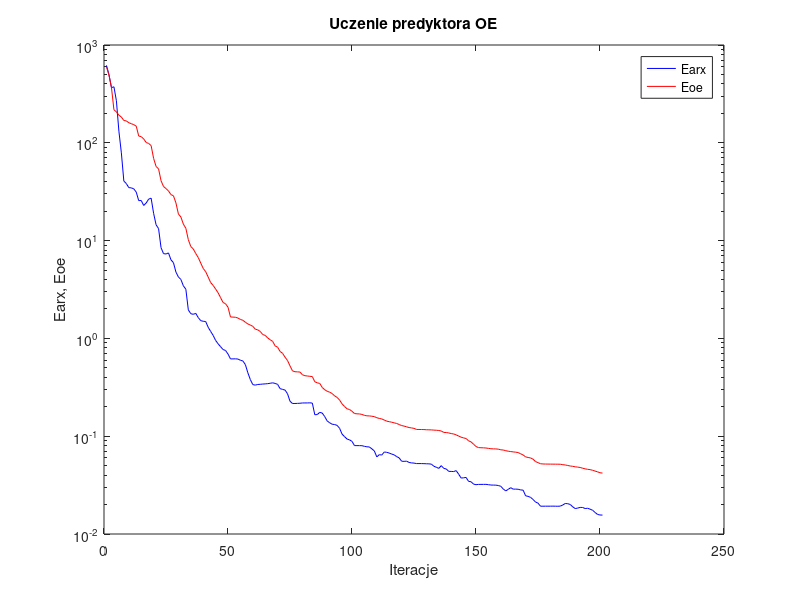
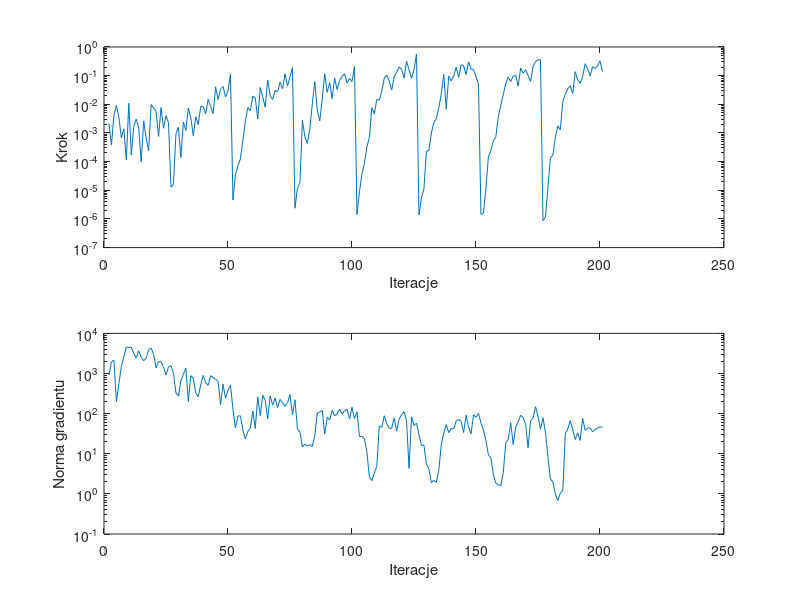

MATLAB code for these plots, in order:
%uczenie predyktora oe
clear all;
n=0; farx(n+1)=6.191375e+002; foe(n+1)=5.969726e+002; wspucz(n+1)=0.000000e+000; ng(n+1)=0.000000e+000;
%odnowa zmiennej metryki
n=1; farx(n+1)=4.979920e+002; foe(n+1)=4.935405e+002; krok(n+1)=2.104259e-003; ng(n+1)=9.237110e+002;
n=2; farx(n+1)=3.664532e+002; foe(n+1)=3.692153e+002; krok(n+1)=3.870231e-004; ng(n+1)=1.923337e+003;
n=3; farx(n+1)=3.738525e+002; foe(n+1)=2.175671e+002; krok(n+1)=4.126056e-003; ng(n+1)=2.163547e+003;
n=4; farx(n+1)=2.690534e+002; foe(n+1)=2.071985e+002; krok(n+1)=9.093040e-003; ng(n+1)=2.009604e+002;
n=5; farx(n+1)=1.317063e+002; foe(n+1)=1.914649e+002; krok(n+1)=3.544455e-003; ng(n+1)=5.701932e+002;
n=6; farx(n+1)=7.894457e+001; foe(n+1)=1.834224e+002; krok(n+1)=6.847610e-004; ng(n+1)=1.490374e+003;
n=7; farx(n+1)=4.060415e+001; foe(n+1)=1.690237e+002; krok(n+1)=1.387045e-003; ng(n+1)=2.581928e+003;
n=8; farx(n+1)=3.832278e+001; foe(n+1)=1.675676e+002; krok(n+1)=1.149097e-004; ng(n+1)=4.581894e+003;
n=9; farx(n+1)=3.479289e+001; foe(n+1)=1.603756e+002; krok(n+1)=1.086709e-002; ng(n+1)=4.480828e+003;
n=10; farx(n+1)=3.460864e+001; foe(n+1)=1.568528e+002; krok(n+1)=1.697983e-004; ng(n+1)=4.555531e+003;
n=11; farx(n+1)=3.385278e+001; foe(n+1)=1.532900e+002; krok(n+1)=1.636281e-003; ng(n+1)=3.182288e+003;
n=12; farx(n+1)=3.132343e+001; foe(n+1)=1.480433e+002; krok(n+1)=3.059399e-003; ng(n+1)=2.437432e+003;
n=13; farx(n+1)=2.561681e+001; foe(n+1)=1.172615e+002; krok(n+1)=1.495426e-003; ng(n+1)=3.684309e+003;
n=14; farx(n+1)=2.570142e+001; foe(n+1)=1.156238e+002; krok(n+1)=9.874235e-005; ng(n+1)=2.550830e+003;
n=15; farx(n+1)=2.287034e+001; foe(n+1)=1.096397e+002; krok(n+1)=2.641497e-003; ng(n+1)=2.088807e+003;
n=16; farx(n+1)=2.422560e+001; foe(n+1)=1.007713e+002; krok(n+1)=6.541110e-004; ng(n+1)=2.418773e+003;
n=17; farx(n+1)=2.654571e+001; foe(n+1)=9.848051e+001; krok(n+1)=2.417862e-004; ng(n+1)=3.903143e+003;
n=18; farx(n+1)=2.719176e+001; foe(n+1)=9.364564e+001; krok(n+1)=9.816978e-003; ng(n+1)=4.307312e+003;
n=19; farx(n+1)=1.902156e+001; foe(n+1)=6.930620e+001; krok(n+1)=7.321912e-003; ng(n+1)=3.011539e+003;
n=20; farx(n+1)=1.451492e+001; foe(n+1)=5.727140e+001; krok(n+1)=5.711898e-003; ng(n+1)=1.391783e+003;
n=21; farx(n+1)=1.326053e+001; foe(n+1)=5.415562e+001; krok(n+1)=7.553219e-004; ng(n+1)=1.993428e+003;
n=22; farx(n+1)=8.462385e+000; foe(n+1)=4.093771e+001; krok(n+1)=7.763326e-003; ng(n+1)=1.962303e+003;
n=23; farx(n+1)=7.355846e+000; foe(n+1)=3.575260e+001; krok(n+1)=1.457389e-003; ng(n+1)=1.459816e+003;
n=24; farx(n+1)=7.293192e+000; foe(n+1)=3.403443e+001; krok(n+1)=4.036613e-003; ng(n+1)=9.167224e+002;
n=25; farx(n+1)=7.482881e+000; foe(n+1)=3.220583e+001; krok(n+1)=2.293768e-003; ng(n+1)=1.470973e+003;
%odnowa zmiennej metryki
n=26; farx(n+1)=6.360410e+000; foe(n+1)=2.953168e+001; krok(n+1)=1.290553e-005; ng(n+1)=1.563523e+003;
n=27; farx(n+1)=5.952272e+000; foe(n+1)=2.872074e+001; krok(n+1)=1.632874e-005; ng(n+1)=1.018168e+003;
n=28; farx(n+1)=4.767993e+000; foe(n+1)=2.431849e+001; krok(n+1)=9.232346e-004; ng(n+1)=3.292087e+002;
n=29; farx(n+1)=4.245557e+000; foe(n+1)=1.871520e+001; krok(n+1)=1.579878e-003; ng(n+1)=2.723662e+002;
n=30; farx(n+1)=4.007703e+000; foe(n+1)=1.741943e+001; krok(n+1)=1.409239e-004; ng(n+1)=6.538937e+002;
n=31; farx(n+1)=3.448857e+000; foe(n+1)=1.474477e+001; krok(n+1)=2.391558e-003; ng(n+1)=9.564178e+002;
n=32; farx(n+1)=3.185039e+000; foe(n+1)=1.337432e+001; krok(n+1)=1.212360e-003; ng(n+1)=1.376243e+003;
n=33; farx(n+1)=1.957099e+000; foe(n+1)=1.022107e+001; krok(n+1)=7.431661e-003; ng(n+1)=1.997922e+002;
n=34; farx(n+1)=1.788832e+000; foe(n+1)=8.697369e+000; krok(n+1)=3.340601e-003; ng(n+1)=8.841112e+002;
n=35; farx(n+1)=1.763603e+000; foe(n+1)=8.212877e+000; krok(n+1)=8.011837e-004; ng(n+1)=7.568941e+002;
n=36; farx(n+1)=1.802351e+000; foe(n+1)=7.371050e+000; krok(n+1)=3.698907e-003; ng(n+1)=3.270620e+002;
n=37; farx(n+1)=1.632352e+000; foe(n+1)=6.717776e+000; krok(n+1)=1.970836e-003; ng(n+1)=2.672610e+002;
n=38; farx(n+1)=1.518740e+000; foe(n+1)=5.894147e+000; krok(n+1)=8.323975e-003; ng(n+1)=5.222620e+002;
n=39; farx(n+1)=1.496902e+000; foe(n+1)=5.196035e+000; krok(n+1)=8.362807e-003; ng(n+1)=8.996999e+002;
n=40; farx(n+1)=1.488004e+000; foe(n+1)=4.812550e+000; krok(n+1)=4.672280e-003; ng(n+1)=5.916900e+002;
n=41; farx(n+1)=1.301179e+000; foe(n+1)=4.244662e+000; krok(n+1)=1.517095e-002; ng(n+1)=5.080779e+002;
n=42; farx(n+1)=1.179106e+000; foe(n+1)=3.726857e+000; krok(n+1)=8.424126e-003; ng(n+1)=8.851998e+002;
n=43; farx(n+1)=1.074768e+000; foe(n+1)=3.481732e+000; krok(n+1)=4.736926e-003; ng(n+1)=7.908399e+002;
n=44; farx(n+1)=9.537401e-001; foe(n+1)=3.200273e+000; krok(n+1)=4.077788e-002; ng(n+1)=7.176952e+002;
n=45; farx(n+1)=8.816969e-001; foe(n+1)=2.928484e+000; krok(n+1)=1.468412e-002; ng(n+1)=6.445364e+002;
n=46; farx(n+1)=8.227801e-001; foe(n+1)=2.612153e+000; krok(n+1)=3.406610e-002; ng(n+1)=1.692827e+002;
n=47; farx(n+1)=7.696079e-001; foe(n+1)=2.330440e+000; krok(n+1)=4.171622e-002; ng(n+1)=5.427073e+002;
n=48; farx(n+1)=7.528470e-001; foe(n+1)=2.261225e+000; krok(n+1)=1.799391e-002; ng(n+1)=2.415302e+002;
n=49; farx(n+1)=6.922318e-001; foe(n+1)=2.085318e+000; krok(n+1)=2.900728e-002; ng(n+1)=3.883145e+002;
n=50; farx(n+1)=6.173252e-001; foe(n+1)=1.656343e+000; krok(n+1)=1.125137e-001; ng(n+1)=5.093151e+002;
%odnowa zmiennej metryki
n=51; farx(n+1)=6.172984e-001; foe(n+1)=1.651211e+000; krok(n+1)=4.636403e-006; ng(n+1)=1.288896e+002;
n=52; farx(n+1)=6.182637e-001; foe(n+1)=1.645728e+000; krok(n+1)=3.459210e-005; ng(n+1)=4.419496e+001;
n=53; farx(n+1)=6.150556e-001; foe(n+1)=1.614655e+000; krok(n+1)=7.166629e-005; ng(n+1)=8.728790e+001;
n=54; farx(n+1)=5.981401e-001; foe(n+1)=1.562621e+000; krok(n+1)=1.247165e-004; ng(n+1)=8.790861e+001;
n=55; farx(n+1)=5.875144e-001; foe(n+1)=1.531580e+000; krok(n+1)=5.465324e-004; ng(n+1)=3.932268e+001;
n=56; farx(n+1)=5.399151e-001; foe(n+1)=1.463350e+000; krok(n+1)=2.607206e-003; ng(n+1)=2.334897e+001;
n=57; farx(n+1)=4.453481e-001; foe(n+1)=1.404755e+000; krok(n+1)=7.757671e-003; ng(n+1)=3.625951e+001;
n=58; farx(n+1)=3.795277e-001; foe(n+1)=1.370506e+000; krok(n+1)=5.879121e-003; ng(n+1)=4.232255e+001;
n=59; farx(n+1)=3.370390e-001; foe(n+1)=1.328215e+000; krok(n+1)=1.953576e-002; ng(n+1)=1.167894e+002;
n=60; farx(n+1)=3.328914e-001; foe(n+1)=1.243199e+000; krok(n+1)=1.631060e-002; ng(n+1)=4.252138e+001;
n=61; farx(n+1)=3.379996e-001; foe(n+1)=1.221666e+000; krok(n+1)=3.096185e-003; ng(n+1)=2.614963e+002;
n=62; farx(n+1)=3.393028e-001; foe(n+1)=1.178545e+000; krok(n+1)=3.864513e-002; ng(n+1)=8.913223e+001;
n=63; farx(n+1)=3.414144e-001; foe(n+1)=1.095263e+000; krok(n+1)=1.809047e-002; ng(n+1)=2.850666e+002;
n=64; farx(n+1)=3.426399e-001; foe(n+1)=1.073892e+000; krok(n+1)=7.981858e-003; ng(n+1)=2.155430e+002;
n=65; farx(n+1)=3.445433e-001; foe(n+1)=1.011142e+000; krok(n+1)=6.964181e-002; ng(n+1)=7.459116e+001;
n=66; farx(n+1)=3.477580e-001; foe(n+1)=9.692191e-001; krok(n+1)=2.014462e-002; ng(n+1)=2.777932e+002;
n=67; farx(n+1)=3.514181e-001; foe(n+1)=9.326667e-001; krok(n+1)=1.488820e-002; ng(n+1)=1.629359e+002;
n=68; farx(n+1)=3.465090e-001; foe(n+1)=8.384083e-001; krok(n+1)=3.065020e-002; ng(n+1)=2.453586e+002;
n=69; farx(n+1)=3.389213e-001; foe(n+1)=8.134462e-001; krok(n+1)=2.721013e-002; ng(n+1)=1.422146e+002;
n=70; farx(n+1)=3.065107e-001; foe(n+1)=7.356946e-001; krok(n+1)=5.908701e-002; ng(n+1)=2.257054e+002;
n=71; farx(n+1)=3.010788e-001; foe(n+1)=7.040960e-001; krok(n+1)=3.500452e-002; ng(n+1)=1.875948e+002;
n=72; farx(n+1)=2.963030e-001; foe(n+1)=6.427295e-001; krok(n+1)=1.158784e-001; ng(n+1)=1.522926e+002;
n=73; farx(n+1)=2.716438e-001; foe(n+1)=5.941702e-001; krok(n+1)=4.331299e-002; ng(n+1)=1.877837e+002;
n=74; farx(n+1)=2.278589e-001; foe(n+1)=5.237809e-001; krok(n+1)=9.349969e-002; ng(n+1)=2.975179e+002;
n=75; farx(n+1)=2.158788e-001; foe(n+1)=4.657149e-001; krok(n+1)=1.892969e-001; ng(n+1)=9.417807e+001;
%odnowa zmiennej metryki
n=76; farx(n+1)=2.160850e-001; foe(n+1)=4.562584e-001; krok(n+1)=2.358711e-006; ng(n+1)=2.226269e+002;
n=77; farx(n+1)=2.166095e-001; foe(n+1)=4.547321e-001; krok(n+1)=1.165470e-005; ng(n+1)=4.132248e+001;
n=78; farx(n+1)=2.172536e-001; foe(n+1)=4.530619e-001; krok(n+1)=1.847442e-005; ng(n+1)=3.507131e+001;
n=79; farx(n+1)=2.186214e-001; foe(n+1)=4.253348e-001; krok(n+1)=2.778799e-003; ng(n+1)=1.489363e+001;
n=80; farx(n+1)=2.188293e-001; foe(n+1)=4.156716e-001; krok(n+1)=7.359836e-004; ng(n+1)=1.727193e+001;
n=81; farx(n+1)=2.188088e-001; foe(n+1)=4.126585e-001; krok(n+1)=4.343961e-004; ng(n+1)=1.561120e+001;
n=82; farx(n+1)=2.194535e-001; foe(n+1)=4.095605e-001; krok(n+1)=1.411868e-003; ng(n+1)=1.674615e+001;
n=83; farx(n+1)=2.180808e-001; foe(n+1)=4.072333e-001; krok(n+1)=1.023953e-002; ng(n+1)=1.524433e+001;
n=84; farx(n+1)=1.656524e-001; foe(n+1)=3.601210e-001; krok(n+1)=6.269998e-002; ng(n+1)=2.888208e+001;
n=85; farx(n+1)=1.665020e-001; foe(n+1)=3.516096e-001; krok(n+1)=6.319511e-003; ng(n+1)=1.033447e+002;
n=86; farx(n+1)=1.752855e-001; foe(n+1)=3.462231e-001; krok(n+1)=2.634602e-003; ng(n+1)=1.096197e+002;
n=87; farx(n+1)=1.724883e-001; foe(n+1)=3.150959e-001; krok(n+1)=1.547817e-002; ng(n+1)=1.216721e+002;
n=88; farx(n+1)=1.586387e-001; foe(n+1)=2.985734e-001; krok(n+1)=1.160291e-001; ng(n+1)=3.095123e+001;
n=89; farx(n+1)=1.431458e-001; foe(n+1)=2.878469e-001; krok(n+1)=2.617232e-002; ng(n+1)=8.094389e+001;
n=90; farx(n+1)=1.371646e-001; foe(n+1)=2.819053e-001; krok(n+1)=5.753341e-002; ng(n+1)=7.013685e+001;
n=91; farx(n+1)=1.325718e-001; foe(n+1)=2.729493e-001; krok(n+1)=1.601914e-002; ng(n+1)=1.202374e+002;
n=92; farx(n+1)=1.315515e-001; foe(n+1)=2.583892e-001; krok(n+1)=8.321100e-002; ng(n+1)=8.855004e+001;
n=93; farx(n+1)=1.290840e-001; foe(n+1)=2.492952e-001; krok(n+1)=3.262119e-002; ng(n+1)=9.795343e+001;
n=94; farx(n+1)=1.203616e-001; foe(n+1)=2.339974e-001; krok(n+1)=6.813219e-002; ng(n+1)=1.302277e+002;
n=95; farx(n+1)=1.049810e-001; foe(n+1)=2.140685e-001; krok(n+1)=9.451019e-002; ng(n+1)=9.726292e+001;
n=96; farx(n+1)=9.887570e-002; foe(n+1)=2.011848e-001; krok(n+1)=1.160291e-001; ng(n+1)=1.191018e+002;
n=97; farx(n+1)=9.352928e-002; foe(n+1)=1.906341e-001; krok(n+1)=5.576355e-002; ng(n+1)=1.295904e+002;
n=98; farx(n+1)=9.173866e-002; foe(n+1)=1.875367e-001; krok(n+1)=8.000730e-002; ng(n+1)=7.338775e+001;
n=99; farx(n+1)=8.855775e-002; foe(n+1)=1.798388e-001; krok(n+1)=6.224674e-002; ng(n+1)=1.446205e+002;
n=100; farx(n+1)=8.017003e-002; foe(n+1)=1.705488e-001; krok(n+1)=2.073757e-001; ng(n+1)=7.463902e+001;
%odnowa zmiennej metryki
n=101; farx(n+1)=8.012063e-002; foe(n+1)=1.692966e-001; krok(n+1)=1.416880e-006; ng(n+1)=1.117172e+002;
n=102; farx(n+1)=8.007421e-002; foe(n+1)=1.689468e-001; krok(n+1)=8.799185e-006; ng(n+1)=2.701660e+001;
n=103; farx(n+1)=7.999405e-002; foe(n+1)=1.670368e-001; krok(n+1)=3.736271e-005; ng(n+1)=2.703472e+001;
n=104; farx(n+1)=7.879133e-002; foe(n+1)=1.633708e-001; krok(n+1)=8.459568e-005; ng(n+1)=2.380365e+001;
n=105; farx(n+1)=7.791457e-002; foe(n+1)=1.615015e-001; krok(n+1)=3.259007e-004; ng(n+1)=1.109095e+001;
n=106; farx(n+1)=7.764126e-002; foe(n+1)=1.612245e-001; krok(n+1)=6.935224e-004; ng(n+1)=2.688063e+000;
n=107; farx(n+1)=7.427802e-002; foe(n+1)=1.600265e-001; krok(n+1)=7.692316e-003; ng(n+1)=2.139754e+000;
n=108; farx(n+1)=7.070613e-002; foe(n+1)=1.585790e-001; krok(n+1)=4.658504e-003; ng(n+1)=3.325862e+000;
n=109; farx(n+1)=6.142934e-002; foe(n+1)=1.545146e-001; krok(n+1)=1.481850e-002; ng(n+1)=4.825862e+000;
n=110; farx(n+1)=6.473356e-002; foe(n+1)=1.519283e-001; krok(n+1)=1.389524e-002; ng(n+1)=4.925099e+001;
n=111; farx(n+1)=6.414278e-002; foe(n+1)=1.502158e-001; krok(n+1)=2.835564e-002; ng(n+1)=4.516635e+001;
n=112; farx(n+1)=6.895466e-002; foe(n+1)=1.463234e-001; krok(n+1)=8.268560e-002; ng(n+1)=8.862268e+001;
n=113; farx(n+1)=6.843169e-002; foe(n+1)=1.424772e-001; krok(n+1)=1.032026e-001; ng(n+1)=5.646886e+001;
n=114; farx(n+1)=6.726683e-002; foe(n+1)=1.407466e-001; krok(n+1)=6.504518e-002; ng(n+1)=4.267658e+001;
n=115; farx(n+1)=6.565638e-002; foe(n+1)=1.390193e-001; krok(n+1)=3.144138e-002; ng(n+1)=4.337678e+001;
n=116; farx(n+1)=6.446178e-002; foe(n+1)=1.369782e-001; krok(n+1)=8.973318e-002; ng(n+1)=7.833823e+001;
n=117; farx(n+1)=6.186586e-002; foe(n+1)=1.350261e-001; krok(n+1)=1.307960e-001; ng(n+1)=3.671804e+001;
n=118; farx(n+1)=6.004982e-002; foe(n+1)=1.316813e-001; krok(n+1)=2.010759e-001; ng(n+1)=7.249761e+001;
n=119; farx(n+1)=5.552906e-002; foe(n+1)=1.285101e-001; krok(n+1)=1.666377e-001; ng(n+1)=9.463936e+001;
n=120; farx(n+1)=5.527979e-002; foe(n+1)=1.268675e-001; krok(n+1)=8.322808e-002; ng(n+1)=1.106770e+002;
n=121; farx(n+1)=5.561826e-002; foe(n+1)=1.247558e-001; krok(n+1)=3.183983e-001; ng(n+1)=6.657262e+001;
n=122; farx(n+1)=5.390453e-002; foe(n+1)=1.226360e-001; krok(n+1)=1.611570e-001; ng(n+1)=4.341664e+000;
n=123; farx(n+1)=5.333386e-002; foe(n+1)=1.215237e-001; krok(n+1)=8.000730e-002; ng(n+1)=8.374932e+001;
n=124; farx(n+1)=5.309740e-002; foe(n+1)=1.202375e-001; krok(n+1)=1.591991e-001; ng(n+1)=5.092667e+001;
n=125; farx(n+1)=5.250130e-002; foe(n+1)=1.172355e-001; krok(n+1)=5.695627e-001; ng(n+1)=5.780871e+001;
%odnowa zmiennej metryki
n=126; farx(n+1)=5.250164e-002; foe(n+1)=1.171463e-001; krok(n+1)=1.370731e-006; ng(n+1)=3.009992e+001;
n=127; farx(n+1)=5.248734e-002; foe(n+1)=1.170541e-001; krok(n+1)=5.465856e-006; ng(n+1)=1.613057e+001;
n=128; farx(n+1)=5.239715e-002; foe(n+1)=1.169046e-001; krok(n+1)=1.103022e-005; ng(n+1)=1.622944e+001;
n=129; farx(n+1)=5.224916e-002; foe(n+1)=1.163941e-001; krok(n+1)=2.318206e-004; ng(n+1)=5.508321e+000;
n=130; farx(n+1)=5.216856e-002; foe(n+1)=1.161874e-001; krok(n+1)=2.431917e-004; ng(n+1)=4.180655e+000;
n=131; farx(n+1)=5.178219e-002; foe(n+1)=1.159901e-001; krok(n+1)=1.006932e-003; ng(n+1)=1.915847e+000;
n=132; farx(n+1)=4.932249e-002; foe(n+1)=1.154070e-001; krok(n+1)=2.305594e-003; ng(n+1)=2.170421e+000;
n=133; farx(n+1)=4.813849e-002; foe(n+1)=1.150544e-001; krok(n+1)=3.159755e-003; ng(n+1)=1.931549e+000;
n=134; farx(n+1)=4.685885e-002; foe(n+1)=1.143833e-001; krok(n+1)=7.496795e-003; ng(n+1)=3.820645e+000;
n=135; farx(n+1)=5.000416e-002; foe(n+1)=1.130101e-001; krok(n+1)=2.284436e-002; ng(n+1)=1.708798e+001;
n=136; farx(n+1)=4.688202e-002; foe(n+1)=1.093503e-001; krok(n+1)=1.101559e-001; ng(n+1)=3.273071e+001;
n=137; farx(n+1)=4.623429e-002; foe(n+1)=1.090609e-001; krok(n+1)=6.800237e-003; ng(n+1)=5.304021e+001;
n=138; farx(n+1)=4.368882e-002; foe(n+1)=1.080057e-001; krok(n+1)=9.656284e-002; ng(n+1)=3.359843e+001;
n=139; farx(n+1)=4.363214e-002; foe(n+1)=1.064064e-001; krok(n+1)=6.528949e-002; ng(n+1)=4.267979e+001;
n=140; farx(n+1)=4.349404e-002; foe(n+1)=1.053770e-001; krok(n+1)=9.563284e-002; ng(n+1)=4.167514e+001;
n=141; farx(n+1)=4.446658e-002; foe(n+1)=1.031975e-001; krok(n+1)=1.981558e-001; ng(n+1)=6.501733e+001;
n=142; farx(n+1)=4.094314e-002; foe(n+1)=1.003379e-001; krok(n+1)=8.662598e-002; ng(n+1)=7.147649e+001;
n=143; farx(n+1)=3.734213e-002; foe(n+1)=9.766828e-002; krok(n+1)=2.373843e-001; ng(n+1)=6.410656e+001;
n=144; farx(n+1)=3.753533e-002; foe(n+1)=9.603947e-002; krok(n+1)=2.230542e-001; ng(n+1)=3.382331e+001;
n=145; farx(n+1)=3.789326e-002; foe(n+1)=9.472495e-002; krok(n+1)=1.090928e-001; ng(n+1)=9.143255e+001;
n=146; farx(n+1)=3.453399e-002; foe(n+1)=8.977927e-002; krok(n+1)=3.038513e-001; ng(n+1)=4.612945e+001;
n=147; farx(n+1)=3.420842e-002; foe(n+1)=8.747551e-002; krok(n+1)=1.668612e-001; ng(n+1)=3.149083e+001;
n=148; farx(n+1)=3.238504e-002; foe(n+1)=8.284235e-002; krok(n+1)=1.677703e-001; ng(n+1)=9.425278e+001;
n=149; farx(n+1)=3.192481e-002; foe(n+1)=7.846778e-002; krok(n+1)=9.047997e-002; ng(n+1)=8.107388e+001;
n=150; farx(n+1)=3.214555e-002; foe(n+1)=7.648615e-002; krok(n+1)=5.051878e-002; ng(n+1)=1.003461e+002;
%odnowa zmiennej metryki
n=151; farx(n+1)=3.215539e-002; foe(n+1)=7.619979e-002; krok(n+1)=1.437877e-006; ng(n+1)=5.858394e+001;
n=152; farx(n+1)=3.216741e-002; foe(n+1)=7.605708e-002; krok(n+1)=1.585109e-006; ng(n+1)=3.892763e+001;
n=153; farx(n+1)=3.218759e-002; foe(n+1)=7.574423e-002; krok(n+1)=1.209447e-005; ng(n+1)=2.132826e+001;
n=154; farx(n+1)=3.193429e-002; foe(n+1)=7.508460e-002; krok(n+1)=1.466558e-004; ng(n+1)=9.447722e+000;
n=155; farx(n+1)=3.167567e-002; foe(n+1)=7.447545e-002; krok(n+1)=2.396186e-004; ng(n+1)=7.883744e+000;
n=156; farx(n+1)=3.162887e-002; foe(n+1)=7.422056e-002; krok(n+1)=5.322828e-004; ng(n+1)=3.042652e+000;
n=157; farx(n+1)=3.160101e-002; foe(n+1)=7.411091e-002; krok(n+1)=7.383609e-004; ng(n+1)=1.849753e+000;
n=158; farx(n+1)=3.131415e-002; foe(n+1)=7.370644e-002; krok(n+1)=3.752980e-003; ng(n+1)=1.704982e+000;
n=159; farx(n+1)=3.074194e-002; foe(n+1)=7.260532e-002; krok(n+1)=9.249437e-003; ng(n+1)=1.574797e+000;
n=160; farx(n+1)=2.883657e-002; foe(n+1)=7.224147e-002; krok(n+1)=2.223039e-002; ng(n+1)=3.413430e+000;
n=161; farx(n+1)=2.759453e-002; foe(n+1)=7.109525e-002; krok(n+1)=5.234463e-002; ng(n+1)=1.901659e+001;
n=162; farx(n+1)=2.863152e-002; foe(n+1)=7.024353e-002; krok(n+1)=8.764941e-002; ng(n+1)=2.281818e+001;
n=163; farx(n+1)=2.974973e-002; foe(n+1)=6.962293e-002; krok(n+1)=6.252611e-002; ng(n+1)=5.926126e+001;
n=164; farx(n+1)=2.874776e-002; foe(n+1)=6.913409e-002; krok(n+1)=9.464845e-002; ng(n+1)=1.704828e+001;
n=165; farx(n+1)=2.877925e-002; foe(n+1)=6.863589e-002; krok(n+1)=1.037624e-001; ng(n+1)=4.592719e+001;
n=166; farx(n+1)=2.866832e-002; foe(n+1)=6.808601e-002; krok(n+1)=4.331299e-002; ng(n+1)=6.374510e+001;
n=167; farx(n+1)=2.823816e-002; foe(n+1)=6.608420e-002; krok(n+1)=1.827807e-001; ng(n+1)=9.098991e+001;
n=168; farx(n+1)=2.807959e-002; foe(n+1)=6.428165e-002; krok(n+1)=1.210679e-001; ng(n+1)=7.990934e+001;
n=169; farx(n+1)=2.458172e-002; foe(n+1)=6.150743e-002; krok(n+1)=1.612369e-001; ng(n+1)=5.417563e+001;
n=170; farx(n+1)=2.426283e-002; foe(n+1)=6.058897e-002; krok(n+1)=1.011122e-001; ng(n+1)=1.407185e+001;
n=171; farx(n+1)=2.368938e-002; foe(n+1)=5.994938e-002; krok(n+1)=6.268030e-002; ng(n+1)=6.570426e+001;
n=172; farx(n+1)=2.255485e-002; foe(n+1)=5.820476e-002; krok(n+1)=2.031949e-001; ng(n+1)=7.734370e+001;
n=173; farx(n+1)=2.123165e-002; foe(n+1)=5.504364e-002; krok(n+1)=3.075863e-001; ng(n+1)=1.494227e+002;
n=174; farx(n+1)=2.068640e-002; foe(n+1)=5.368516e-002; krok(n+1)=3.550835e-001; ng(n+1)=8.626506e+001;
n=175; farx(n+1)=1.924136e-002; foe(n+1)=5.228810e-002; krok(n+1)=3.589327e-001; ng(n+1)=4.104738e+001;
%odnowa zmiennej metryki
n=176; farx(n+1)=1.924433e-002; foe(n+1)=5.201313e-002; krok(n+1)=8.733205e-007; ng(n+1)=7.901498e+001;
n=177; farx(n+1)=1.924804e-002; foe(n+1)=5.191318e-002; krok(n+1)=1.171963e-006; ng(n+1)=3.426091e+001;
n=178; farx(n+1)=1.925584e-002; foe(n+1)=5.187407e-002; krok(n+1)=1.197415e-005; ng(n+1)=8.416738e+000;
n=179; farx(n+1)=1.925425e-002; foe(n+1)=5.182711e-002; krok(n+1)=1.374956e-004; ng(n+1)=2.369251e+000;
n=180; farx(n+1)=1.927147e-002; foe(n+1)=5.179568e-002; krok(n+1)=1.677606e-004; ng(n+1)=1.962514e+000;
n=181; farx(n+1)=1.924565e-002; foe(n+1)=5.176468e-002; krok(n+1)=7.068748e-004; ng(n+1)=9.727241e-001;
n=182; farx(n+1)=1.922221e-002; foe(n+1)=5.173431e-002; krok(n+1)=1.750227e-003; ng(n+1)=6.816793e-001;
n=183; farx(n+1)=1.928313e-002; foe(n+1)=5.167352e-002; krok(n+1)=1.297613e-003; ng(n+1)=1.046105e+000;
n=184; farx(n+1)=1.980950e-002; foe(n+1)=5.113669e-002; krok(n+1)=1.270603e-002; ng(n+1)=1.244899e+000;
n=185; farx(n+1)=2.051426e-002; foe(n+1)=5.079358e-002; krok(n+1)=2.191235e-002; ng(n+1)=3.147824e+001;
n=186; farx(n+1)=2.040993e-002; foe(n+1)=5.019427e-002; krok(n+1)=3.500452e-002; ng(n+1)=4.137206e+001;
n=187; farx(n+1)=2.003221e-002; foe(n+1)=4.957954e-002; krok(n+1)=4.438543e-002; ng(n+1)=6.659331e+001;
n=188; farx(n+1)=1.896037e-002; foe(n+1)=4.920872e-002; krok(n+1)=2.362755e-002; ng(n+1)=3.975698e+001;
n=189; farx(n+1)=1.820217e-002; foe(n+1)=4.865192e-002; krok(n+1)=1.372911e-001; ng(n+1)=2.264458e+001;
n=190; farx(n+1)=1.840742e-002; foe(n+1)=4.830423e-002; krok(n+1)=7.045190e-002; ng(n+1)=3.308452e+001;
n=191; farx(n+1)=1.870883e-002; foe(n+1)=4.790133e-002; krok(n+1)=5.470618e-002; ng(n+1)=2.146050e+001;
n=192; farx(n+1)=1.867595e-002; foe(n+1)=4.705520e-002; krok(n+1)=9.137743e-002; ng(n+1)=7.726515e+001;
n=193; farx(n+1)=1.821464e-002; foe(n+1)=4.636773e-002; krok(n+1)=2.609695e-001; ng(n+1)=3.853821e+001;
n=194; farx(n+1)=1.833848e-002; foe(n+1)=4.586868e-002; krok(n+1)=1.778431e-001; ng(n+1)=4.372144e+001;
n=195; farx(n+1)=1.794288e-002; foe(n+1)=4.553339e-002; krok(n+1)=9.809225e-002; ng(n+1)=4.411600e+001;
n=196; farx(n+1)=1.751246e-002; foe(n+1)=4.483705e-002; krok(n+1)=2.056099e-001; ng(n+1)=3.515168e+001;
n=197; farx(n+1)=1.661793e-002; foe(n+1)=4.401570e-002; krok(n+1)=1.775417e-001; ng(n+1)=4.000421e+001;
n=198; farx(n+1)=1.585482e-002; foe(n+1)=4.324062e-002; krok(n+1)=2.205796e-001; ng(n+1)=4.390791e+001;
n=199; farx(n+1)=1.564200e-002; foe(n+1)=4.226894e-002; krok(n+1)=3.255844e-001; ng(n+1)=4.606764e+001;
n=200; farx(n+1)=1.561331e-002; foe(n+1)=4.196794e-002; krok(n+1)=1.399123e-001; ng(n+1)=4.724893e+001;

figure; semilogy(farx,'b'); hold on; semilogy(foe,'r'); xlabel('Iteracje'); ylabel('Earx, Eoe'); legend('Earx','Eoe'); title('Uczenie predyktora OE');
figure; subplot(2,1,1); semilogy(krok); xlabel('Iteracje'); ylabel('Krok');
subplot(2,1,2); semilogy(ng); xlabel('Iteracje'); ylabel('Norma gradientu');
Earx=farx(n+1)
Eoe=foe(n+1)
